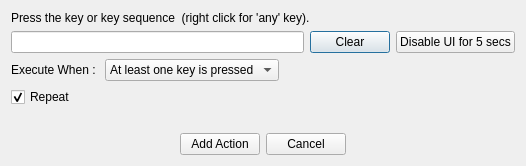
<?xml version="1.0" encoding="UTF-8"?>
<ui version="4.0">
 <class>KeyDownEventDialog</class>
 <widget class="QDialog" name="KeyDownEventDialog">
  <property name="geometry">
   <rect>
    <x>0</x>
    <y>0</y>
    <width>526</width>
    <height>166</height>
   </rect>
  </property>
  <property name="windowTitle">
   <string>Key Down Event</string>
  </property>
  <layout class="QVBoxLayout" name="verticalLayout">
   <item>
    <widget class="QLabel" name="label">
     <property name="text">
      <string>Press the key or key sequence  (right click for 'any' key).</string>
     </property>
    </widget>
   </item>
   <item>
    <layout class="QHBoxLayout" name="horizontalLayout_3">
     <item>
      <widget class="QLineEdit" name="keySequenceLineEdit">
       <property name="text">
        <string/>
       </property>
       <property name="readOnly">
        <bool>true</bool>
       </property>
      </widget>
     </item>
     <item>
      <widget class="QPushButton" name="clearBtn">
       <property name="text">
        <string>Clear</string>
       </property>
      </widget>
     </item>
     <item>
      <widget class="QPushButton" name="disbaleBtn">
       <property name="toolTip">
        <string>&lt;html&gt;&lt;head/&gt;&lt;body&gt;&lt;p&gt;if a key doesn't register (eg: the TAB key), try disabling the ui and pressing the key during the 5 second period.&lt;/p&gt;&lt;/body&gt;&lt;/html&gt;</string>
       </property>
       <property name="text">
        <string>Disable UI for 5 secs</string>
       </property>
      </widget>
     </item>
    </layout>
   </item>
   <item>
    <layout class="QHBoxLayout" name="horizontalLayout_2">
     <item>
      <widget class="QLabel" name="label_2">
       <property name="text">
        <string>Execute When : </string>
       </property>
      </widget>
     </item>
     <item>
      <widget class="QComboBox" name="executionCombo">
       <item>
        <property name="text">
         <string>At least one key is pressed</string>
        </property>
       </item>
       <item>
        <property name="text">
         <string>All keys are pressed</string>
        </property>
       </item>
       <item>
        <property name="text">
         <string>Keys are pressed in order</string>
        </property>
       </item>
      </widget>
     </item>
     <item>
      <spacer name="horizontalSpacer_3">
       <property name="orientation">
        <enum>Qt::Horizontal</enum>
       </property>
       <property name="sizeHint" stdset="0">
        <size>
         <width>40</width>
         <height>20</height>
        </size>
       </property>
      </spacer>
     </item>
    </layout>
   </item>
   <item>
    <widget class="QCheckBox" name="repeatCheckBox">
     <property name="text">
      <string>Repeat</string>
     </property>
     <property name="checked">
      <bool>true</bool>
     </property>
    </widget>
   </item>
   <item>
    <spacer name="verticalSpacer">
     <property name="orientation">
      <enum>Qt::Vertical</enum>
     </property>
     <property name="sizeHint" stdset="0">
      <size>
       <width>20</width>
       <height>40</height>
      </size>
     </property>
    </spacer>
   </item>
   <item>
    <layout class="QHBoxLayout" name="horizontalLayout">
     <item>
      <spacer name="horizontalSpacer">
       <property name="orientation">
        <enum>Qt::Horizontal</enum>
       </property>
       <property name="sizeHint" stdset="0">
        <size>
         <width>40</width>
         <height>20</height>
        </size>
       </property>
      </spacer>
     </item>
     <item>
      <widget class="QPushButton" name="addActionBtn">
       <property name="text">
        <string>Add Action</string>
       </property>
      </widget>
     </item>
     <item>
      <widget class="QPushButton" name="cancelBtn">
       <property name="text">
        <string>Cancel</string>
       </property>
      </widget>
     </item>
     <item>
      <spacer name="horizontalSpacer_2">
       <property name="orientation">
        <enum>Qt::Horizontal</enum>
       </property>
       <property name="sizeHint" stdset="0">
        <size>
         <width>40</width>
         <height>20</height>
        </size>
       </property>
      </spacer>
     </item>
    </layout>
   </item>
  </layout>
 </widget>
 <resources/>
 <connections/>
</ui>
